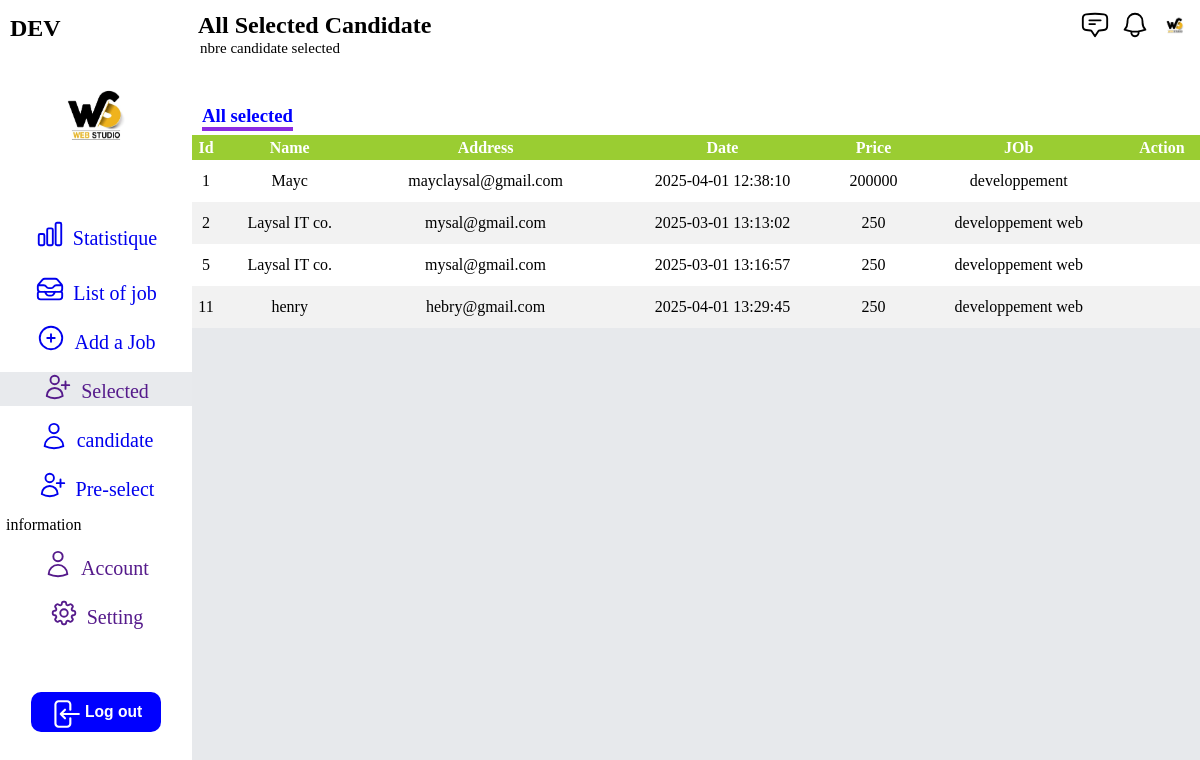
/project/Admin/candidatS.php (signed in), run on the app's committed database.
### tables this page shows
CREATE TABLE IF NOT EXISTS `selected` (
  `id` int NOT NULL AUTO_INCREMENT,
  `idjob` int DEFAULT NULL,
  `ident` int DEFAULT NULL,
  `idselecte` int DEFAULT NULL,
  `adresse` varchar(100) DEFAULT NULL,
  `montant` float DEFAULT NULL,
  `datet` timestamp NULL DEFAULT CURRENT_TIMESTAMP,
  `cv` varchar(200) DEFAULT NULL,
  PRIMARY KEY (`id`),
  KEY `idjob` (`idjob`),
  KEY `ident` (`ident`),
  KEY `idselecte` (`idselecte`)
);

CREATE TABLE IF NOT EXISTS `user` (
  `user_id` int NOT NULL AUTO_INCREMENT,
  `name` varchar(100) NOT NULL,
  `second_name` varchar(70) DEFAULT NULL,
  `email` varchar(100) NOT NULL,
  `date_of_b` date DEFAULT NULL,
  `password` varchar(50) NOT NULL,
  `role` enum('candidate','employer','admin') NOT NULL,
  `gender` varchar(10) DEFAULT NULL,
  `phone` varchar(30) DEFAULT NULL,
  `image` varchar(100) NOT NULL,
  `town` varchar(50) NOT NULL,
  `country` varchar(50) NOT NULL,
  `company_type` varchar(30) NOT NULL,
  `company_num` varchar(70) NOT NULL,
  `created_at` datetime DEFAULT CURRENT_TIMESTAMP,
  `updated_at` datetime DEFAULT CURRENT_TIMESTAMP ON UPDATE CURRENT_TIMESTAMP,
  PRIMARY KEY (`user_id`),
  UNIQUE KEY `email` (`email`)
);

CREATE TABLE IF NOT EXISTS `job_post` (
  `job_post_id` int NOT NULL AUTO_INCREMENT,
  `user_id` int NOT NULL,
  `title` varchar(255) NOT NULL,
  `description` text,
  `requirement` text,
  `qualification` text,
  `salary_range` varchar(100) DEFAULT NULL,
  `part_time` varchar(20) DEFAULT NULL,
  `day_shift` varchar(20) DEFAULT NULL,
  `post_date` datetime DEFAULT CURRENT_TIMESTAMP,
  `state` varchar(50) DEFAULT 'active',
  `created_at` datetime DEFAULT CURRENT_TIMESTAMP,
  `updated_at` datetime DEFAULT CURRENT_TIMESTAMP ON UPDATE CURRENT_TIMESTAMP,
  `skills` text,
  `town` varchar(100) DEFAULT NULL,
  `country` varchar(100) DEFAULT NULL,
  PRIMARY KEY (`job_post_id`),
  KEY `user_id` (`user_id`)
);

### project/Admin/candidatS.php (the view, shortened to what this page needs)
<?php
 $name= $_SESSION["name"];
$id=$_SESSION["user_id"];
  $image=$_SESSION['image'];
?>
<!DOCTYPE html>
<html lang="en">
<head>
   <link rel="stylesheet" href="https://cdnjs.cloudflare.com/ajax/libs/font-awesome/5.7.2/css/all.min.css" : />
    <link rel="stylesheet" href="style.css">
</head>
<body>
    <div class="div1">
    <h2 class=" nomE"><?php echo $name?></h2>
        <div class="divsvg">
            <img src="../<?php echo $image?>" class="svg" alt="">
        </div>
         <a href="index.php" class="ar">
            <div>
            </div>
           <p class="aqw">Statistique</p>
         </a>
         <a href="list_of_job.php" class="br">
            <div>
            </div>
           <p class="aqw">List of job</p>
         </a>
         <a href="add_job.php" class="br">
            <div>
            <svg xmlns="http://www.w3.org/2000/svg" fill="none" viewBox="0 0 24 24" stroke-width="1.5" stroke="currentColor" class="ret">
                <path stroke-linecap="round" stroke-linejoin="round" d="M12 9v6m3-3H9m12 0a9 9 0 1 1-18 0 9 9 0 0 1 18 0Z" />
                </svg>
            </div>
           <p class="aqw">Add a Job</p>
         </a>
         <a href="" class="cr">
            <div>
            </div>
           <p class="aqw">Selected </p>
         </a>
         <a href="candidat.php" class="br">
            <div>
            </div>
           <p class="aqw"> candidate</p>
           <a href="pre-select.php" class="br">
            <div>
            </div>
           <p class="aqw"> Pre-select</p>
         </a>
         </a>
         <p class="in"> information</p>
         <a href="" class="br">
            <div>
            </div>
           <p class="aqw"> Account</p>
         </a>
         <a href="" class="br">
            <div>
            </div>
           <p class="aqw"> Setting</p>
         </a>
         <div class="btn">
            <button class="log">
              <div>
              </div>
            <div>
               <h3 class="pp">Log out </h3></div> </button>
         </div>
    </div>
    <div class="div2">
      <div class="ma">
         <div><h2 class="se">All Selected Candidate</h2> <p class="nb"> nbre candidate selected</p></div>
         <div class="pa" >
                <div>
                </div>
                <div>
                </div>
                <div>
                <img src="../<?php echo $image?>" class="message2" alt="">
                </div>
            </div>
      </div>
      <div class="prese">
        <div class="ty">
          <h3 class="all">All selected</h3>
        </div>
      </div>
        <table class="" cellspacing="0">
          <thead>
            <tr>
              <td>Id</td>
              <td>Name</td>
              <td>Address</td>
              <td>Date</td>
               <td>Price</td>
               <td>JOb</td>
               <td>Action</td>
            </tr>
          </thead>
          <tbody>
            <?php
             $localhost="localhost";
             $dbuser="root";
             $dbname="job";
             $dbpassword="";
             $conn=mysqli_connect($localhost,$dbuser,$dbpassword,$dbname);
             $sql="SELECT * FROM selected where ident=$id";
             $req=mysqli_query($conn,$sql);
             $counter = 0;
             while($row=mysqli_fetch_assoc($req)) {
              $nameid=$row['idselecte'];
              $na=$row['idjob'];
              $sql4="SELECT * FROM job_post where job_post_id=$na";
              $row4=mysqli_query($conn,$sql4);
              $row5=mysqli_fetch_assoc($row4);
              $namet=$row5['title'];
              $sql2="SELECT * FROM user where user_id=$nameid";
              $row1=mysqli_query($conn,$sql2);
              $row2=mysqli_fetch_assoc($row1);
              $name=$row2['name'];
              $rowClass = ($counter % 2 == 0) ? 'even-row' : 'odd-row';
              $counter++;
            ?>
            <tr class="<?php echo $rowClass; ?>">
              <td class="su"><?php echo$row['id']?></td>
              <td><?php echo$name?></td>
              <td><?php echo$row['adresse']?></td>
              <td><?php echo$row['datet']?></td>
              <td><?php echo$row['montant']?></td>
              <td><?php echo$namet?></td>
              <td></td>
            </tr>
            <?php
            }?>
          </tbody>
        </table>
    </div>
</body>
</html>

### project/Admin/style.css (style rules this page uses)
* { margin: 0; }
body { width: 100%; height: 100vh; background-color: rgba(209, 213, 219, 0.5); display: flex; overflow-y: hidden; }
.div1 { width: 16%; height: 100%; background-color: white; }
.nomE { margin-top: 15px; margin-left: 10px; }
.svg { width: 100px; height: 100px; margin-top: 22px; border-radius: 100%; }
.divsvg { display: flex; width: 100%; justify-content: center; }
.ar { display: flex; text-decoration: none; justify-content: center; margin-top: 55px; height: 40px; }
.ret { width: 30px; height: 30px; }
.aqw { margin-left: 8px; margin-top: 8px; font-size: 20px; }
.br { display: flex; text-decoration: none; justify-content: center; margin-top: 15px; }
.cr { display: flex; text-decoration: none; justify-content: center; margin-top: 15px; background-color: rgba(209, 213, 219, 0.5); }
.in { margin-top: 12px; margin-left: 6px; }
.btn { margin-top: 60px; display: flex; justify-content: center; width: 100%; height: 40px; cursor: pointer; }
.log { cursor: pointer; display: flex; width: 130px; height: 40px; border-radius: 10px; background-color: blue; border: none; }
.tre { margin-left: 8px; margin-top: 4px; width: 40px; height: 34px; color: white; }
.pp { margin-top: 10px; color: white; }
.div2 { width: 84%; height: 100%; }

### project/Admin/candidatS.php (style rules this page uses)
.ma { width:100%; height: 55px; display: flex; background-color: white; justify-content: space-between; }
.se { margin-top: 12px; margin-left: 6px; }
.pa { display: flex; }
.message { width: 30px; margin-top: 10px; height: 30px; margin-right: 10px; }
.message2 { width: 30px; margin-top: 10px; height: 30px; margin-right: 10px; border-radius: 100%; }
.nb { font-size: 15px; margin-top: 1px; margin-left: 8px; }
.prese { width: 100%; height: 80px; display: flex; justify-content: space-between; background-color: white; }
.ty { margin-top: 30px; }
.all { margin-left: 10px; border-bottom: 4px solid blueviolet; margin-top: 20px; color: blue; }
table { width: 100%; text-align: center; }
thead { background-color: yellowgreen; text-align: center; color: white; font-weight: bold; height: 25px; }
.even-row { background-color: #ffffff; }
.odd-row { background-color: #f2f2f2; }
.su { height: 40px; }

### data on the page
selected: id "1", user.name "Mayc", adresse "mayclaysal@gmail.com", datet "2025-04-01 12:38:10", montant "200000", job_post.title "developpement"
selected: id "2", user.name "Laysal IT co.", adresse "mysal@gmail.com", datet "2025-03-01 13:13:02", montant "250", job_post.title "developpement web"
selected: id "5", user.name "Laysal IT co.", adresse "mysal@gmail.com", datet "2025-03-01 13:16:57", montant "250", job_post.title "developpement web"
selected: id "11", user.name "henry", adresse "hebry@gmail.com", datet "2025-04-01 13:29:45", montant "250", job_post.title "developpement web"

### other printed values
$name "DEV"
